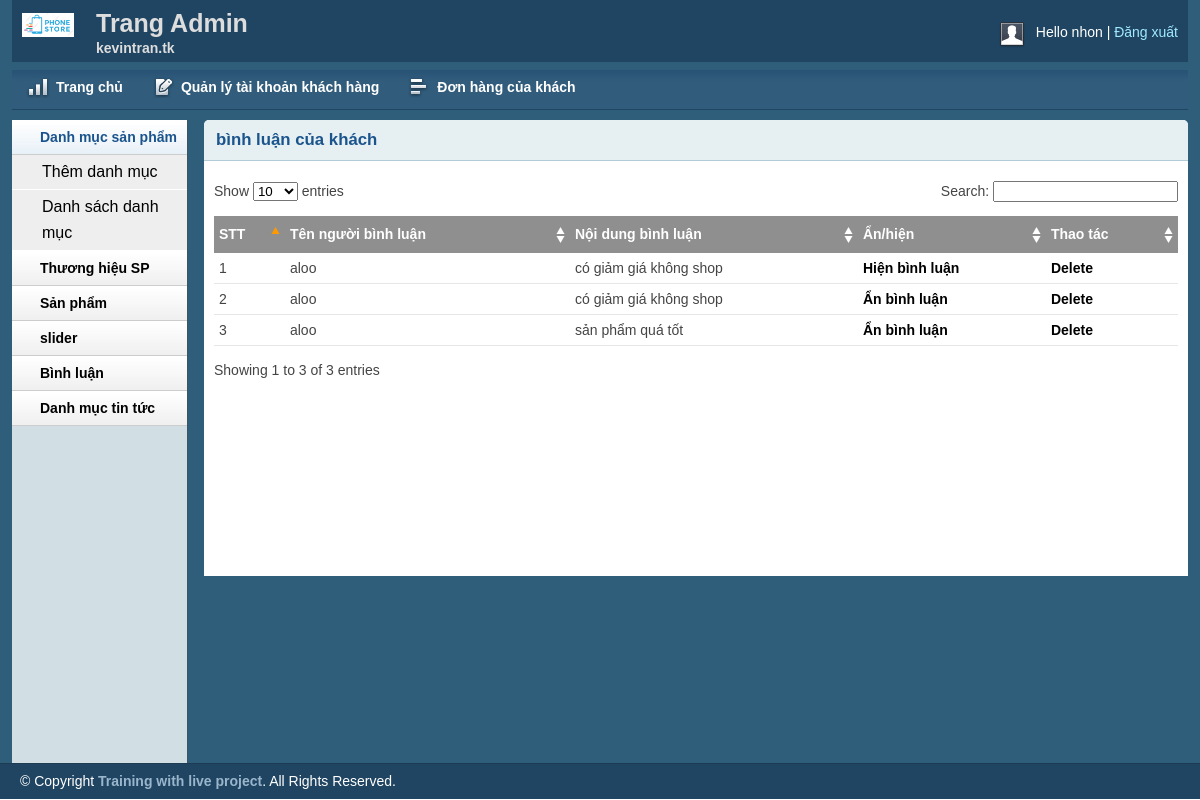
Before: /admin/binhluan.php (signed in) with the older database file.
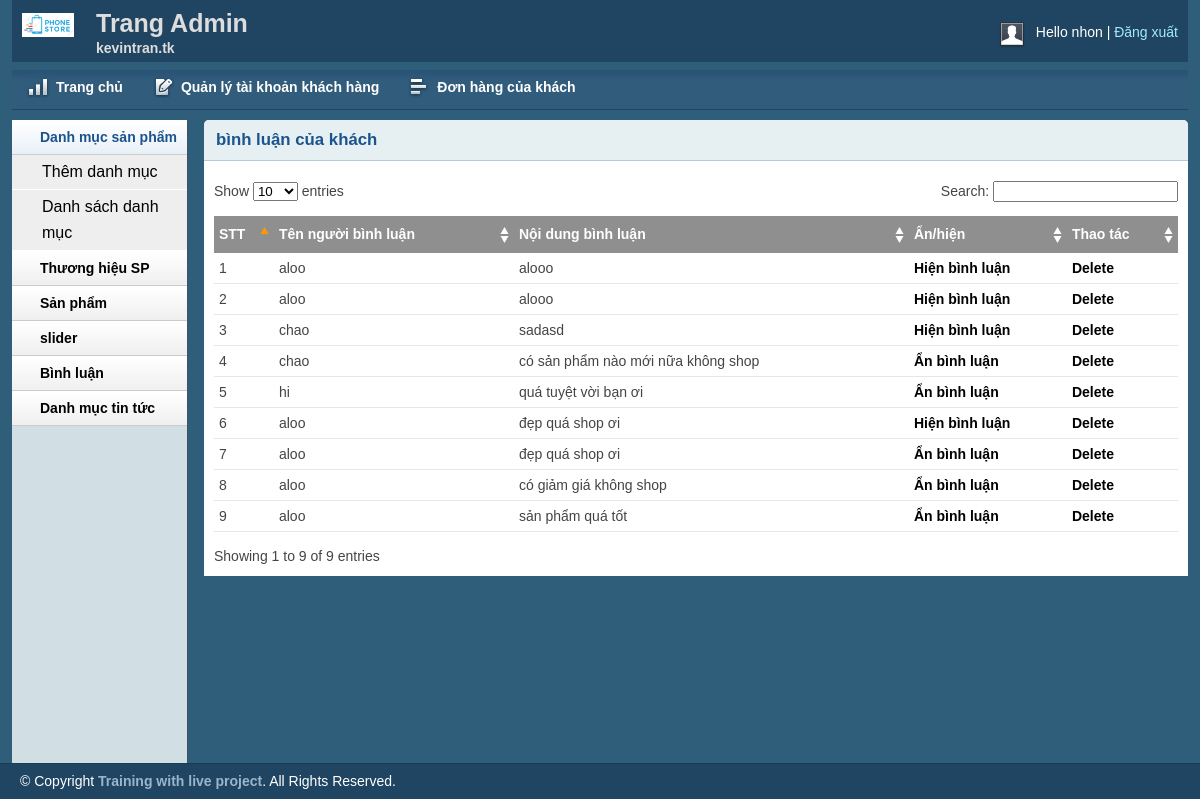
After: the same page with the newer database file.
### tables this page shows
CREATE TABLE IF NOT EXISTS `tbl_binhluan` (
  `binhluan_id` int(11) NOT NULL AUTO_INCREMENT,
  `tenbinhluan` varchar(255) NOT NULL,
  `binhluan` text NOT NULL,
  `product_id` int(11) NOT NULL,
  `tinhTrang` int(11) NOT NULL,
  PRIMARY KEY (`binhluan_id`)
);

### lib/database.php (called while the page is built, shortened)
<?php
Class Database  {
   public $host   = DB_HOST;
   public $user   = DB_USER;
   public $pass   = DB_PASS;
   public $dbname = DB_NAME;
   public $link;
private function connectDB(){
   $this->link = new mysqli($this->host, $this->user, $this->pass,
    $this->dbname);
 }
public function select($query){
  $result = $this->link->query($query) or
   die($this->link->error.__LINE__);
  if($result->num_rows > 0){
    return $result;
  } else {
    return false;
  }
 }
}

### classes/category.php (called while the page is built, shortened)
<?php
$filepath = realpath(dirname(__FILE__));
include_once($filepath . '/../lib/database.php');
?>
<?php
class category
{
    private $db;
    public function __construct()
    {
        $this->db = new Database();
    }
    public function show_binhluan(){
        $query = "SELECT * FROM tbl_binhluan order by binhluan_id desc";
        $result = $this->db->select($query);
        return $result;
    }
}
?>

### admin/binhluan.php (the view, shortened to what this page needs)
<?php include 'inc/header.php';?>
<?php include 'inc/sidebar.php';?>
<?php include '../classes/category.php';?>
<div class="grid_10">
    <div class="box round first grid">
        <h2>bình luận của khách</h2>
        <div class="block">
            <table class="data display datatable" id="example">
                <thead>
                    <tr>
                        <th>STT</th>
                        <th>Tên người bình luận</th>
                        <th>Nội dung bình luận </th>
                        <th>Ẩn/hiện</th>
                        <th>Thao tác</th>
                    </tr>
                </thead>
                <tbody>
                    <?php
						$cat = new category();
						$get_binhluan = $cat->show_binhluan();
						if($get_binhluan){
							$i=0;
							while($result_binhluan = $get_binhluan->fetch_assoc()){
								$i++;
					?>
                    <tr class="odd gradeX">
                        <td><?php echo $i  ?></td>
                        <td><?php echo $result_binhluan['tenbinhluan'] ?></td>
                        <td><?php echo $result_binhluan['binhluan'] ?></td>
                        <td>
                            <?php
						if($result_binhluan['tinhTrang']==1){
						?>
                            <a href="?type_binhluan=<?php echo $result_binhluan['binhluan_id'] ?>&tinhTrang=0">Ẩn bình
                                luận</a>
                            <?php
						 }else{
						?>
                            <a href="?type_binhluan=<?php echo $result_binhluan['binhluan_id'] ?>&tinhTrang=1">Hiện bình
                                luận</a>
                            <?php
						}
						?>
                        </td>
                        <td>
					<a href="?del_binhluan=<?php echo $result_binhluan['binhluan_id'] ?>" onclick="return confirm('bạn có chắc là bạn muốn xóa bình luận của <?php echo $result_binhluan['tenbinhluan'] ?> ');" >Delete</a>
				</td>
                    </tr>
                    <?php }
						} ?>
                </tbody>
            </table>
        </div>
    </div>
</div>
<?php include 'inc/footer.php';?>

Changed rows visible on the page:
removed tbl_binhluan: tenbinhluan "aloo", binhluan "có giảm giá không shop"
added tbl_binhluan: tenbinhluan "aloo", binhluan "alooo"
added tbl_binhluan: tenbinhluan "aloo", binhluan "alooo"
added tbl_binhluan: tenbinhluan "chao", binhluan "sadasd"
added tbl_binhluan: tenbinhluan "chao", binhluan "có sản phẩm nào mới nữa không shop"
added tbl_binhluan: tenbinhluan "hi", binhluan "quá tuyệt vời bạn ơi"
added tbl_binhluan: tenbinhluan "aloo", binhluan "đẹp quá shop ơi"
added tbl_binhluan: tenbinhluan "aloo", binhluan "đẹp quá shop ơi"
Other visible differences:
text written by a page script: "Show entries Search: Showing 1 to 3 of 3 entries" → "Show entries Search: Showing 1 to 9 of 9 entries"
